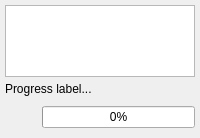
         <widget class="QWidget" name="tab_8">
          <attribute name="icon">
           <iconset resource="../../res/resources.qrc">
            <normaloff>:/icons/icons/outputpane.png</normaloff>:/icons/icons/outputpane.png</iconset>
          </attribute>
          <attribute name="title">
           <string>Output</string>
          </attribute>
          <layout class="QGridLayout" name="gridLayout_28">
           <property name="leftMargin">
            <number>5</number>
           </property>
           <property name="topMargin">
            <number>5</number>
           </property>
           <property name="rightMargin">
            <number>5</number>
           </property>
           <property name="bottomMargin">
            <number>5</number>
           </property>
           <property name="spacing">
            <number>5</number>
           </property>
           <item row="2" column="0" colspan="2">
            <layout class="QGridLayout" name="gridLayout_4">
             <property name="leftMargin">
              <number>0</number>
             </property>
             <property name="topMargin">
              <number>0</number>
             </property>
             <property name="rightMargin">
              <number>0</number>
             </property>
             <property name="bottomMargin">
              <number>0</number>
             </property>
             <property name="spacing">
              <number>5</number>
             </property>
             <item row="1" column="1" colspan="3">
              <widget class="QProgressBar" name="progress_pb">
               <property name="sizePolicy">
                <sizepolicy hsizetype="Expanding" vsizetype="Fixed">
                 <horstretch>0</horstretch>
                 <verstretch>0</verstretch>
                </sizepolicy>
               </property>
               <property name="value">
                <number>0</number>
               </property>
              </widget>
             </item>
             <item row="1" column="0">
              <widget class="QLabel" name="ico_lbl">
               <property name="sizePolicy">
                <sizepolicy hsizetype="Fixed" vsizetype="Fixed">
                 <horstretch>0</horstretch>
                 <verstretch>0</verstretch>
                </sizepolicy>
               </property>
               <property name="minimumSize">
                <size>
                 <width>32</width>
                 <height>32</height>
                </size>
               </property>
               <property name="maximumSize">
                <size>
                 <width>32</width>
                 <height>32</height>
                </size>
               </property>
               <property name="text">
                <string/>
               </property>
               <property name="scaledContents">
                <bool>true</bool>
               </property>
               <property name="alignment">
                <set>Qt::AlignmentFlag::AlignCenter</set>
               </property>
              </widget>
             </item>
             <item row="0" column="0" colspan="4">
              <widget class="QLabel" name="progress_lbl">
               <property name="sizePolicy">
                <sizepolicy hsizetype="Preferred" vsizetype="Fixed">
                 <horstretch>0</horstretch>
                 <verstretch>0</verstretch>
                </sizepolicy>
               </property>
               <property name="text">
                <string>Progress label...</string>
               </property>
              </widget>
             </item>
            </layout>
           </item>
           <item row="1" column="0" colspan="2">
            <widget class="QTreeWidget" name="output_trw">
             <property name="sizePolicy">
              <sizepolicy hsizetype="Expanding" vsizetype="Expanding">
               <horstretch>0</horstretch>
               <verstretch>0</verstretch>
              </sizepolicy>
             </property>
             <property name="horizontalScrollBarPolicy">
              <enum>Qt::ScrollBarPolicy::ScrollBarAsNeeded</enum>
             </property>
             <property name="sizeAdjustPolicy">
              <enum>QAbstractScrollArea::SizeAdjustPolicy::AdjustToContents</enum>
             </property>
             <property name="editTriggers">
              <set>QAbstractItemView::EditTrigger::DoubleClicked|QAbstractItemView::EditTrigger::EditKeyPressed</set>
             </property>
             <property name="alternatingRowColors">
              <bool>true</bool>
             </property>
             <property name="selectionMode">
              <enum>QAbstractItemView::SelectionMode::SingleSelection</enum>
             </property>
             <property name="iconSize">
              <size>
               <width>22</width>
               <height>22</height>
              </size>
             </property>
             <property name="indentation">
              <number>20</number>
             </property>
             <property name="uniformRowHeights">
              <bool>true</bool>
             </property>
             <property name="wordWrap">
              <bool>false</bool>
             </property>
             <attribute name="headerVisible">
              <bool>false</bool>
             </attribute>
             <attribute name="headerMinimumSectionSize">
              <number>25</number>
             </attribute>
             <column>
              <property name="text">
               <string/>
              </property>
             </column>
            </widget>
           </item>
          </layout>
         </widget>
